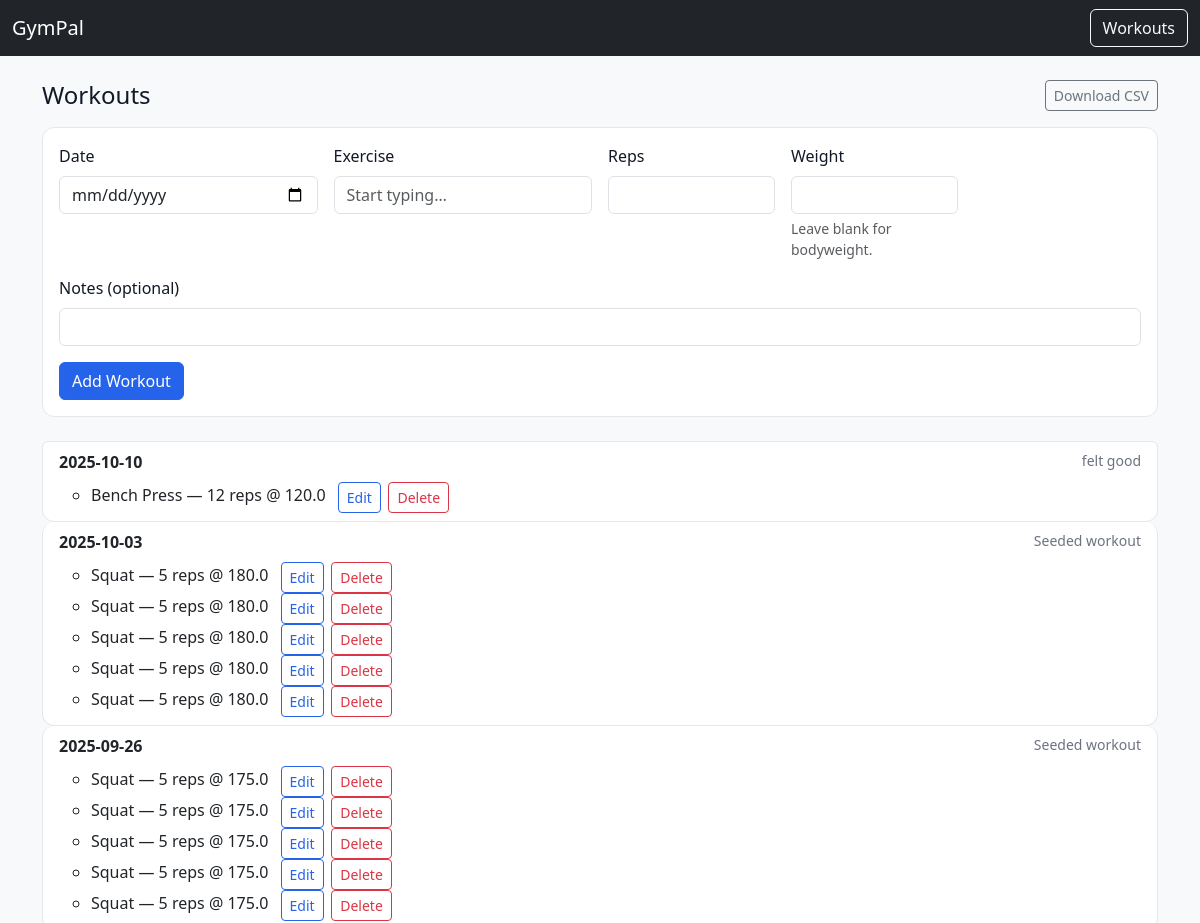
The page /workouts (upper part) on the database as committed earlier.
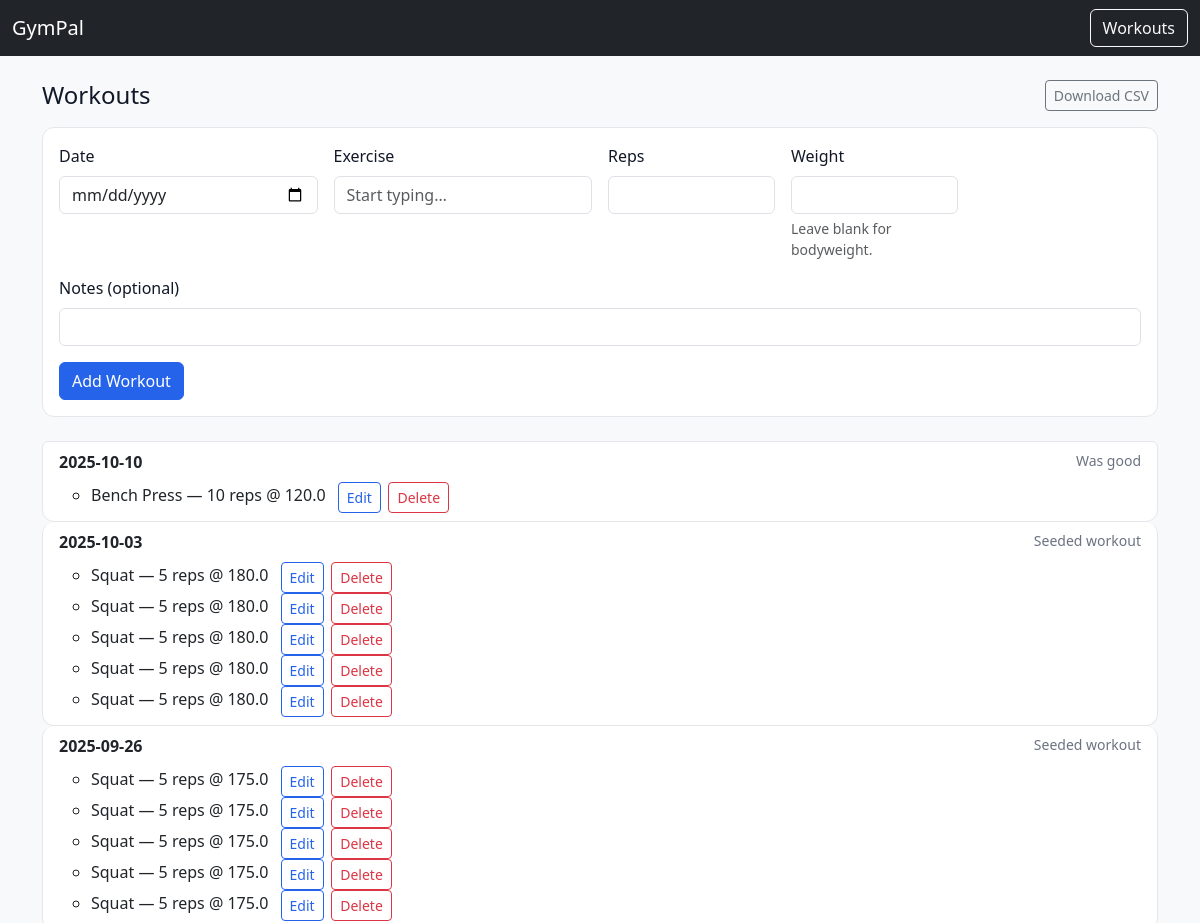
The same page on the database as committed later.
### app.py (models this page shows)
class Base(DeclarativeBase):
    pass

class Workout(Base):
    __tablename__ = "workouts"
    id = Column(Integer, primary_key=True)
    user_id = Column(Integer, ForeignKey("users.id"), nullable=False)
    date = Column(Date, default=date.today)
    notes = Column(String(255), default="")
    user = relationship("User", back_populates="workouts")
    sets = relationship("Set", back_populates="workout", cascade="all, delete-orphan")

class Set(Base):
    __tablename__ = "sets"
    id = Column(Integer, primary_key=True)
    workout_id = Column(Integer, ForeignKey("workouts.id"), nullable=False)
    exercise_id = Column(Integer, ForeignKey("exercises.id"), nullable=False)
    reps = Column(Integer, nullable=False)
    weight = Column(Float, nullable=True)
    workout = relationship("Workout", back_populates="sets")
    exercise = relationship("Exercise")

class Exercise(Base):
    __tablename__ = "exercises"
    id = Column(Integer, primary_key=True)
    user_id = Column(Integer, ForeignKey("users.id"), nullable=False)
    name = Column(String(80), nullable=False)
    tag = Column(String(24), default="General")
    user = relationship("User", back_populates="exercises")
    __table_args__ = (
        UniqueConstraint("user_id", "name", name="uq_exercise_user_name"),
    )

### app.py (the view, shortened to what this page needs)
@app.route("/workouts", methods=["GET", "POST"])
def workouts():
    db = SessionLocal()
    try:
        user = get_user(db)
        ex_names = [e.name for e in db.query(Exercise).filter_by(user_id=user.id).order_by(Exercise.name).all()]
        rows = recent_workouts_for_user(db, user.id)
        return render_template("workouts.html", ex_names=ex_names, workouts=rows, form={})
    finally:
        SessionLocal.remove()

### app.py (called while the page is built)
def get_user(session):
    u = session.query(User).filter_by(email="default@local").first()
    if not u:
        u = User(email="default@local")
        session.add(u); session.commit()
    return u

def recent_workouts_for_user(db, user_id: int, limit=20):
    items = (db.query(Workout)
               .filter_by(user_id=user_id)
               .order_by(Workout.date.desc())
               .limit(limit).all())
    rows = []
    for w in items:
        pairs = (db.query(Set, Exercise)
                 .join(Exercise, Exercise.id == Set.exercise_id)
                 .filter(Set.workout_id == w.id).all())
        rows.append((w, pairs))
    return rows

@app.after_request
def add_security_headers(resp):
    resp.headers["X-Content-Type-Options"] = "nosniff"
    resp.headers["X-Frame-Options"] = "DENY"
    resp.headers["Referrer-Policy"] = "no-referrer"
    resp.headers["Content-Security-Policy"] = (
        "default-src 'self'; "
        "script-src 'self' https://cdn.jsdelivr.net; "
        "style-src 'self' https://cdn.jsdelivr.net; "
        "img-src 'self' data:; "
        "connect-src 'self';"
    )
    return resp

### templates/workouts.html (shortened to what this page needs)
{% extends "base.html" %}
{% block content %}
<h1 class="h4 mb-3 d-flex align-items-center justify-content-between">
  <span>Workouts</span>
  <a class="btn btn-sm btn-outline-secondary" href="{{ url_for('export_csv') }}">
    Download CSV
  </a>
</h1>
<form method="post" class="card card-body mb-4">
  <div class="row g-3">
    <div class="col-md-3">
      <label class="form-label">Date</label>
      <input type="date"
             name="date"
             class="form-control"
             required
             value="{{ form.date or '' }}">
    </div>
    <div class="col-md-3">
      <label class="form-label">Exercise</label>
      <input list="exerciseList"
             name="exercise"
             class="form-control"
             placeholder="Start typing…"
             required
             value="{{ form.exercise or '' }}">
    </div>
    <div class="col-md-2">
      <label class="form-label">Reps</label>
      <input type="number"
             name="reps"
             class="form-control"
             min="1"
             required
             value="{{ form.reps or '' }}">
    </div>
    <div class="col-md-2">
      <label class="form-label">Weight</label>
      <input type="number"
             step="0.5"
             name="weight"
             class="form-control"
             min="0"
             value="{{ form.weight or '' }}">
      <div class="form-text">Leave blank for bodyweight.</div>
    </div>
    <div class="col-12">
      <label class="form-label">Notes (optional)</label>
      <input type="text"
             name="notes"
             class="form-control"
             value="{{ form.notes or '' }}">
    </div>
  </div>
  <div class="mt-3">
    <button class="btn btn-primary">Add Workout</button>
  </div>
</form>
<ul class="list-group">
  {% for w, sets in workouts %}
    <li class="list-group-item">
      <div class="d-flex justify-content-between">
        <strong>{{ w.date }}</strong>
        <small class="text-muted">{{ w.notes }}</small>
      </div>
      <ul class="mt-2">
        {% for s, ex in sets %}
          <li>
            {{ ex.name }} — {{ s.reps }} reps @ {{ s.weight if s.weight is not none else "bodyweight" }}
            <small class="ms-2">
              <a class="btn btn-sm btn-outline-primary"
                 href="{{ url_for('edit_set', set_id=s.id) }}">Edit</a>
              <form method="post"
                    action="{{ url_for('delete_set', set_id=s.id) }}"
                    class="d-inline ms-1"
                    onsubmit="return confirm('Delete this entry? This cannot be undone.');">
                <button class="btn btn-sm btn-outline-danger" type="submit">Delete</button>
              </form>
            </small>
          </li>
        {% endfor %}
      </ul>
    </li>
  {% else %}
    <li class="list-group-item">No workouts yet.</li>
  {% endfor %}
</ul>
{% endblock %}

Rows that differ between the two databases and show on the page:
changed Workout: notes "felt good" → "Was good"
changed Set "Bench Press": reps "12" → "10"
